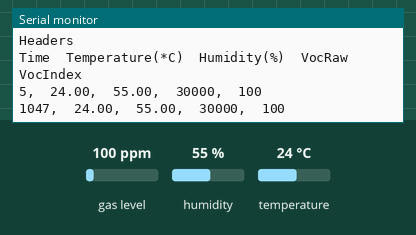
The sketch below on a simulated Arduino Uno, built with avr-gcc and run on an emulated ATmega328P. Shown: the last lines printed to the serial monitor. The test bench sets the inputs (shaded band); at power-on: gas level 100 ppm, humidity 55 %, temperature 24 °C.

Above: at 1.8 s.
1.9 s: gas level set to 20 ppm
At 2.9 s:
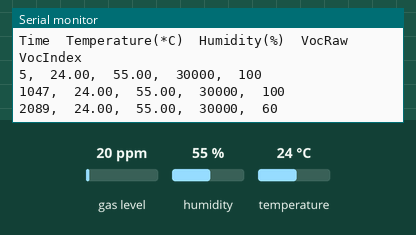
3.4 s: humidity set to 22 %
At 4.7 s:
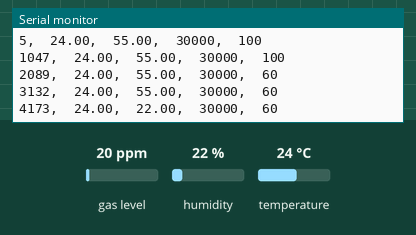
4.9 s: temperature set to 12 °C
At 6.1 s:
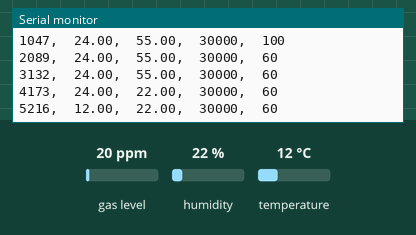
Timing chart, 0 to 7.9 s (numbered marks = the images above; inputs shaded):
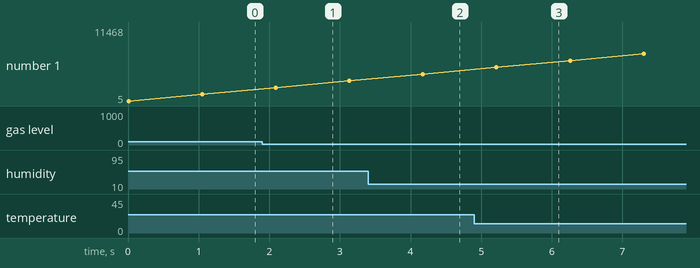

The sketch:

sgp40_voc_logging.ino
```cpp
#include "Adafruit_SGP40.h"
#include "Adafruit_SHT31.h"

Adafruit_SGP40 sgp;
Adafruit_SHT31 sht31;

void setup() {
  Serial.begin(115200);
  while (!Serial) { delay(10); } // Wait for serial console to open!

  Serial.println("SGP40 test with SHT31 compensation");

  if (! sgp.begin()){
    Serial.println("SGP40 sensor not found :(");
    while (1);
  }

  if (! sht31.begin(0x44)) {   // Set to 0x45 for alternate i2c addr
    Serial.println("Couldn't find SHT31");
    while (1);
  }

  Serial.print("Found SHT3x + SGP40 serial #");
  Serial.print(sgp.serialnumber[0], HEX);
  Serial.print(sgp.serialnumber[1], HEX);
  Serial.println(sgp.serialnumber[2], HEX);
  Serial.println("Headers");
  Serial.println("Time\tTemperature(*C)\tHumidity(%)\tVocRaw\tVocIndex");
}

int counter = 0;
void loop() {
  uint16_t sraw;
  int32_t voc_index;
  char output[100];
  int32_t ttime = millis();
  Serial.print(ttime);
  Serial.print(",\t");
  float t = sht31.readTemperature();
  //Serial.print("Temp *C = ");
  Serial.print(t); Serial.print(",\t");
  float h = sht31.readHumidity();
  //Serial.print("Hum. % = ");
  Serial.print(h);
  Serial.print(",\t");

  sraw = sgp.measureRaw(t, h);
  //Serial.print("Raw measurement: ");
  Serial.print(sraw);
  Serial.print(",\t");

  voc_index = sgp.measureVocIndex(t, h);
  //Serial.print("Voc Index: ");
  Serial.print(voc_index);
  Serial.print("\t");
  Serial.print("\n\r");

  //sprintf(output, "%i\t%d\t%d\t%i\t%i", millis(),t,h,sraw,voc_index);
  //Serial.println(ttime + "\t" + t +"\t" + h +"\t" + sraw +"\t" + voc_index);
  delay(1000);
}
```

Measured:
- after the input at 1.9 s, the serial monitor: prints a new line after 0.19 s (image 1)
- after the input at 3.4 s, the serial monitor: prints a new line after 0.77 s (image 2)
- after the input at 4.9 s, the serial monitor: prints a new line after 0.32 s (image 3)
